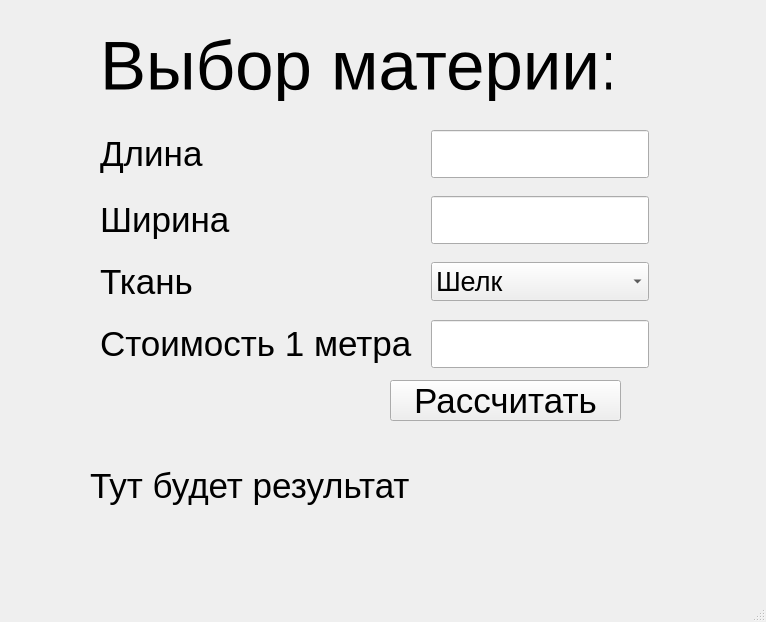
<?xml version="1.0" encoding="UTF-8"?>
<ui version="4.0">
 <class>MainWindow</class>
 <widget class="QMainWindow" name="MainWindow">
  <property name="geometry">
   <rect>
    <x>0</x>
    <y>0</y>
    <width>766</width>
    <height>622</height>
   </rect>
  </property>
  <property name="sizePolicy">
   <sizepolicy hsizetype="Expanding" vsizetype="Preferred">
    <horstretch>0</horstretch>
    <verstretch>0</verstretch>
   </sizepolicy>
  </property>
  <property name="windowTitle">
   <string>MainWindow</string>
  </property>
  <widget class="QWidget" name="centralwidget">
   <widget class="QLabel" name="outputResult">
    <property name="geometry">
     <rect>
      <x>90</x>
      <y>440</y>
      <width>421</width>
      <height>91</height>
     </rect>
    </property>
    <property name="font">
     <font>
      <pointsize>26</pointsize>
     </font>
    </property>
    <property name="text">
     <string>Тут будет результат</string>
    </property>
   </widget>
   <widget class="QLabel" name="labelHeader">
    <property name="geometry">
     <rect>
      <x>100</x>
      <y>30</y>
      <width>511</width>
      <height>71</height>
     </rect>
    </property>
    <property name="font">
     <font>
      <pointsize>52</pointsize>
     </font>
    </property>
    <property name="text">
     <string>Выбор материи:</string>
    </property>
   </widget>
   <widget class="QWidget" name="layoutWidget">
    <property name="geometry">
     <rect>
      <x>100</x>
      <y>130</y>
      <width>549</width>
      <height>240</height>
     </rect>
    </property>
    <layout class="QFormLayout" name="formLayout">
     <property name="labelAlignment">
      <set>Qt::AlignLeading|Qt::AlignLeft|Qt::AlignVCenter</set>
     </property>
     <property name="horizontalSpacing">
      <number>18</number>
     </property>
     <property name="verticalSpacing">
      <number>18</number>
     </property>
     <item row="0" column="0">
      <widget class="QLabel" name="labelLength">
       <property name="font">
        <font>
         <pointsize>26</pointsize>
        </font>
       </property>
       <property name="text">
        <string>Длина</string>
       </property>
      </widget>
     </item>
     <item row="0" column="1">
      <widget class="QLineEdit" name="inputLength">
       <property name="font">
        <font>
         <pointsize>26</pointsize>
        </font>
       </property>
       <property name="inputMethodHints">
        <set>Qt::ImhNone</set>
       </property>
       <property name="clearButtonEnabled">
        <bool>false</bool>
       </property>
      </widget>
     </item>
     <item row="1" column="0">
      <widget class="QLabel" name="labelWidth">
       <property name="font">
        <font>
         <pointsize>26</pointsize>
        </font>
       </property>
       <property name="text">
        <string>Ширина</string>
       </property>
      </widget>
     </item>
     <item row="2" column="0">
      <widget class="QLabel" name="labelTissue">
       <property name="font">
        <font>
         <pointsize>26</pointsize>
        </font>
       </property>
       <property name="text">
        <string>Ткань</string>
       </property>
      </widget>
     </item>
     <item row="2" column="1">
      <widget class="QComboBox" name="comboBox">
       <property name="sizePolicy">
        <sizepolicy hsizetype="Expanding" vsizetype="Fixed">
         <horstretch>0</horstretch>
         <verstretch>40</verstretch>
        </sizepolicy>
       </property>
       <property name="minimumSize">
        <size>
         <width>0</width>
         <height>0</height>
        </size>
       </property>
       <property name="sizeIncrement">
        <size>
         <width>0</width>
         <height>0</height>
        </size>
       </property>
       <property name="baseSize">
        <size>
         <width>0</width>
         <height>0</height>
        </size>
       </property>
       <property name="font">
        <font>
         <pointsize>20</pointsize>
        </font>
       </property>
       <property name="autoFillBackground">
        <bool>false</bool>
       </property>
       <property name="insertPolicy">
        <enum>QComboBox::NoInsert</enum>
       </property>
       <property name="sizeAdjustPolicy">
        <enum>QComboBox::AdjustToContentsOnFirstShow</enum>
       </property>
       <property name="minimumContentsLength">
        <number>14</number>
       </property>
       <property name="iconSize">
        <size>
         <width>32</width>
         <height>32</height>
        </size>
       </property>
       <property name="frame">
        <bool>true</bool>
       </property>
       <item>
        <property name="text">
         <string>Шелк</string>
        </property>
       </item>
       <item>
        <property name="text">
         <string>Крепдешин</string>
        </property>
       </item>
       <item>
        <property name="text">
         <string>Шерсть</string>
        </property>
       </item>
       <item>
        <property name="text">
         <string>Ситец</string>
        </property>
       </item>
      </widget>
     </item>
     <item row="3" column="0">
      <widget class="QLabel" name="labelPrice">
       <property name="font">
        <font>
         <pointsize>26</pointsize>
        </font>
       </property>
       <property name="text">
        <string>Стоимость 1 метра</string>
       </property>
      </widget>
     </item>
     <item row="3" column="1">
      <widget class="QLineEdit" name="outputPrice">
       <property name="font">
        <font>
         <pointsize>26</pointsize>
        </font>
       </property>
       <property name="readOnly">
        <bool>true</bool>
       </property>
      </widget>
     </item>
     <item row="1" column="1">
      <widget class="QLineEdit" name="inputWidth">
       <property name="font">
        <font>
         <pointsize>26</pointsize>
        </font>
       </property>
       <property name="inputMethodHints">
        <set>Qt::ImhNone</set>
       </property>
      </widget>
     </item>
    </layout>
   </widget>
   <widget class="QPushButton" name="buttonCalculate">
    <property name="geometry">
     <rect>
      <x>390</x>
      <y>380</y>
      <width>231</width>
      <height>41</height>
     </rect>
    </property>
    <property name="font">
     <font>
      <pointsize>26</pointsize>
     </font>
    </property>
    <property name="text">
     <string>Рассчитать</string>
    </property>
   </widget>
  </widget>
  <widget class="QMenuBar" name="menubar">
   <property name="geometry">
    <rect>
     <x>0</x>
     <y>0</y>
     <width>766</width>
     <height>21</height>
    </rect>
   </property>
  </widget>
  <widget class="QStatusBar" name="statusbar"/>
 </widget>
 <resources/>
 <connections/>
</ui>
